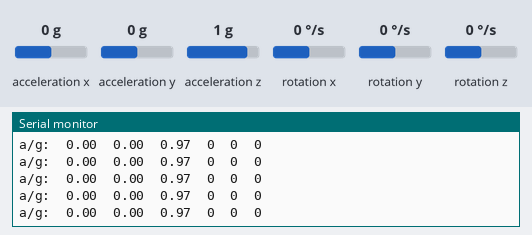
Bench run of a program on a simulated Arduino Nano, built with avr-gcc and run on an emulated ATmega328P. On the bench: the last lines printed to the serial monitor. The inputs (shaded band) are chosen by the test bench; at power-on: acceleration x 0 g, acceleration y 0 g, acceleration z 1 g, rotation x 0 °/s, rotation y 0 °/s, rotation z 0 °/s.

Above: at 1.2 s.
1.3 s: acceleration x set to -1.4 g
At 1.39 s:
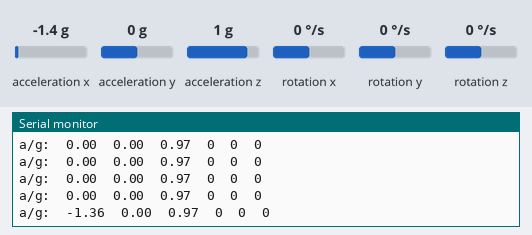
2.8 s: acceleration y set to -1.4 g
At 2.86 s:
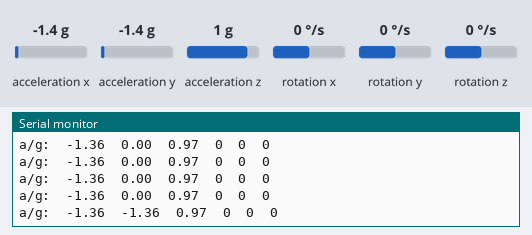
4.3 s: acceleration z set to -1.4 g
At 4.34 s:
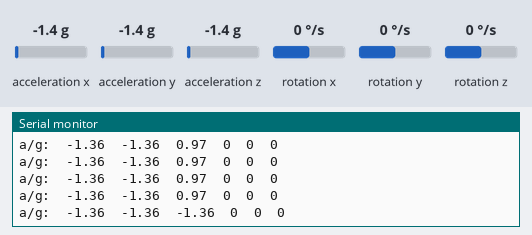
5.8 s: rotation x set to -192 °/s
At 5.81 s:
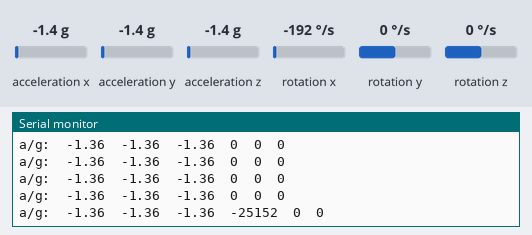
7.3 s: rotation y set to -192 °/s
At 7.4 s:
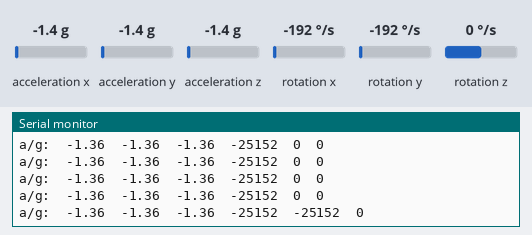

The program:

main.cpp
```cpp
#include <Arduino.h>
#include <MPU6050.h>
#include "I2Cdev.h"


// put function declarations here:
int myFunction(int, int);


// Arduino Wire library is required if I2Cdev I2CDEV_ARDUINO_WIRE implementation
// is used in I2Cdev.h
#if I2CDEV_IMPLEMENTATION == I2CDEV_ARDUINO_WIRE
    #include "Wire.h"
#endif

// class default I2C address is 0x68
// specific I2C addresses may be passed as a parameter here
// AD0 low = 0x68 (default for InvenSense evaluation board)
// AD0 high = 0x69
MPU6050 accelgyro;
//MPU6050 accelgyro(0x69); // <-- use for AD0 high

int16_t ax, ay, az;
int16_t gx, gy, gz;


// uncomment "OUTPUT_READABLE_ACCELGYRO" if you want to see a tab-separated
// list of the accel X/Y/Z and then gyro X/Y/Z values in decimal. Easy to read,
// not so easy to parse, and slow(er) over UART.
#define OUTPUT_READABLE_ACCELGYRO

// uncomment "OUTPUT_BINARY_ACCELGYRO" to send all 6 axes of data as 16-bit
// binary, one right after the other. This is very fast (as fast as possible
// without compression or data loss), and easy to parse, but impossible to read
// for a human.
//#define OUTPUT_BINARY_ACCELGYRO

void setup() {
    // join I2C bus (I2Cdev library doesn't do this automatically)
    #if I2CDEV_IMPLEMENTATION == I2CDEV_ARDUINO_WIRE
        Wire.begin();
    #elif I2CDEV_IMPLEMENTATION == I2CDEV_BUILTIN_FASTWIRE
        Fastwire::setup(400, true);
    #endif

    // initialize serial communication
    // (38400 chosen because it works as well at 8MHz as it does at 16MHz, but
    // it's really up to you depending on your project)
    Serial.begin(38400);

    // initialize device
    Serial.println("Initializing I2C devices...");
    accelgyro.initialize();

    // verify connection
    Serial.println("Testing device connections...");
    Serial.println(accelgyro.testConnection() ? "MPU6050 connection successful" : "MPU6050 connection failed");

    // use the code below to change accel/gyro offset values
    /*
    Serial.println("Updating internal sensor offsets...");
    // -76	-2359	1688	0	0	0
    Serial.print(accelgyro.getXAccelOffset()); Serial.print("\t"); // -76
    Serial.print(accelgyro.getYAccelOffset()); Serial.print("\t"); // -2359
    Serial.print(accelgyro.getZAccelOffset()); Serial.print("\t"); // 1688
    Serial.print(accelgyro.getXGyroOffset()); Serial.print("\t"); // 0
    Serial.print(accelgyro.getYGyroOffset()); Serial.print("\t"); // 0
    Serial.print(accelgyro.getZGyroOffset()); Serial.print("\t"); // 0
    Serial.print("\n");
    accelgyro.setXGyroOffset(220);
    accelgyro.setYGyroOffset(76);
    accelgyro.setZGyroOffset(-85);
    Serial.print(accelgyro.getXAccelOffset()); Serial.print("\t"); // -76
    Serial.print(accelgyro.getYAccelOffset()); Serial.print("\t"); // -2359
    Serial.print(accelgyro.getZAccelOffset()); Serial.print("\t"); // 1688
    Serial.print(accelgyro.getXGyroOffset()); Serial.print("\t"); // 0
    Serial.print(accelgyro.getYGyroOffset()); Serial.print("\t"); // 0
    Serial.print(accelgyro.getZGyroOffset()); Serial.print("\t"); // 0
    Serial.print("\n");
    */
}

void loop() {
    // read raw accel/gyro measurements from device
    accelgyro.getMotion6(&ax, &ay, &az, &gx, &gy, &gz);

    // these methods (and a few others) are also available
    //accelgyro.getAcceleration(&ax, &ay, &az);
    //accelgyro.getRotation(&gx, &gy, &gz);

    #ifdef OUTPUT_READABLE_ACCELGYRO
        // display tab-separated accel/gyro x/y/z values
        Serial.print("a/g:\t");
        Serial.print(ax/16834.0); Serial.print("\t");
        Serial.print(ay/16834.0); Serial.print("\t");
        Serial.print(az/16834.0); Serial.print("\t");
        Serial.print(gx); Serial.print("\t");
        Serial.print(gy); Serial.print("\t");
        Serial.println(gz);
    #endif

    #ifdef OUTPUT_BINARY_ACCELGYRO
        Serial.write((uint8_t)(ax >> 8)); Serial.write((uint8_t)(ax & 0xFF));
        Serial.write((uint8_t)(ay >> 8)); Serial.write((uint8_t)(ay & 0xFF));
        Serial.write((uint8_t)(az >> 8)); Serial.write((uint8_t)(az & 0xFF));
        Serial.write((uint8_t)(gx >> 8)); Serial.write((uint8_t)(gx & 0xFF));
        Serial.write((uint8_t)(gy >> 8)); Serial.write((uint8_t)(gy & 0xFF));
        Serial.write((uint8_t)(gz >> 8)); Serial.write((uint8_t)(gz & 0xFF));
    #endif
    delay(100);
}

// put function definitions here:
int myFunction(int x, int y) {
  return x + y;
}
```

Measured:
- after the input at 1.3 s, the serial monitor: prints a new line after 0.08 s (image 1)
- after the input at 2.8 s, the serial monitor: prints a new line after 0.06 s (image 2)
- after the input at 4.3 s, the serial monitor: prints a new line at once (image 3)
- after the input at 5.8 s, the serial monitor: prints a new line at once (image 4)
- after the input at 7.3 s, the serial monitor: prints a new line after 0.09 s (image 5)
